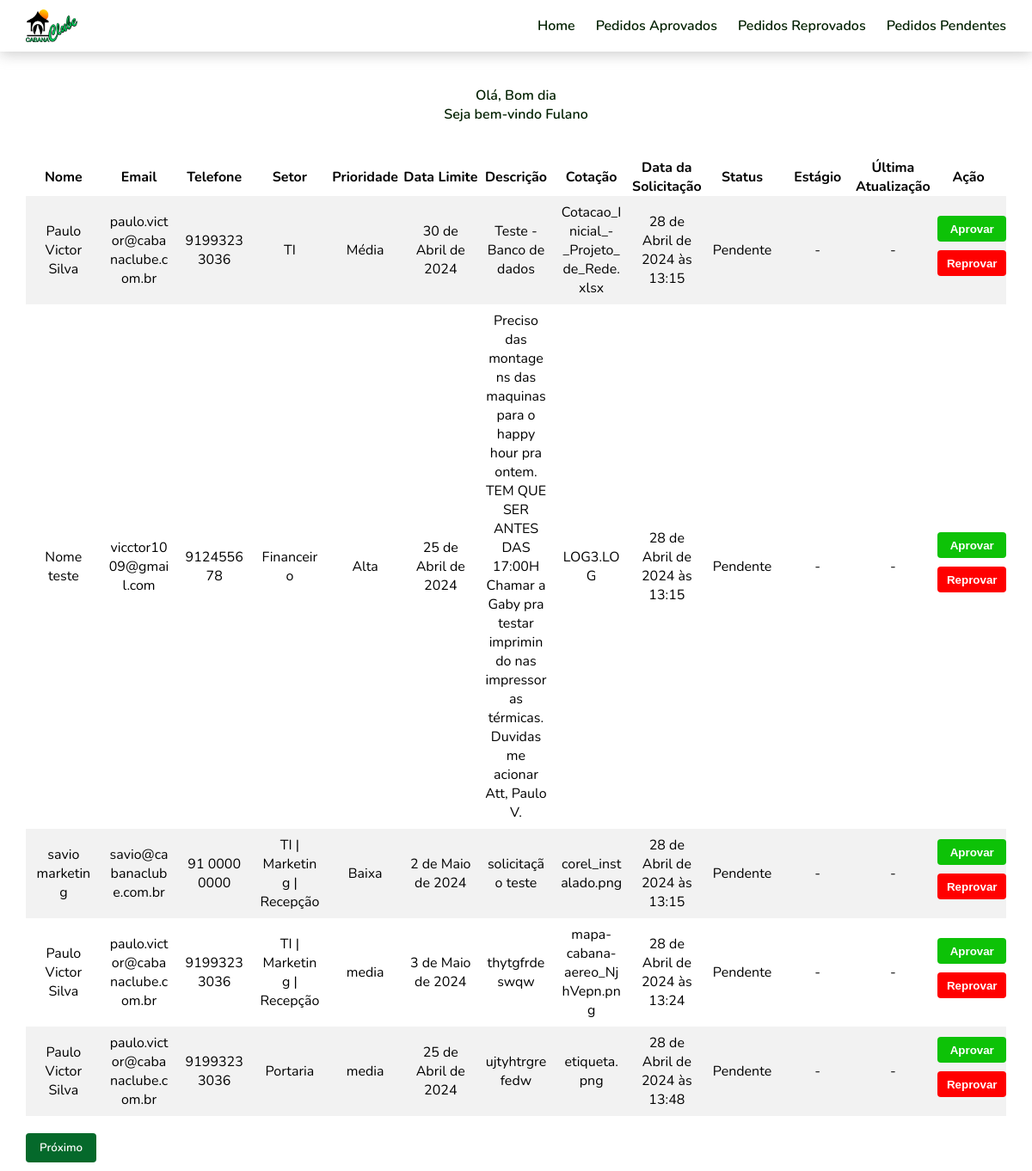
The page /autenticacao/home/ (signed in) on the database its author committed.
### Pedido/models.py (models this page shows, shortened)
class Dados(models.Model):
    nome = models.CharField(max_length=100)
    email = models.EmailField(max_length=100)
    telefone = models.CharField(max_length=100)
    setor = models.CharField(max_length=100)
    prioridade = models.CharField(max_length=100)
    data_limite = models.DateField(max_length=50)
    descricao = models.CharField(max_length=1000)
    arquivo = models.FileField()
    data_pedido = models.DateTimeField()
    status = models.CharField(max_length=50, default='Pendente')
    estagio = models.CharField(max_length=50, default='1/4')
    ultima_atualizacao = models.CharField(max_length=50, default='-')
    acao = models.CharField(max_length=50, null=True)

### Autenticacao/views.py (the view)
# urls.py: path('home/', views.home, name="home"),
@login_required(login_url="/autenticacao/")
def home(request):
    print('to aqui no home')
    dados = Dados.objects.all()
    dados_paginacao = Paginator(dados, 5)
    pagina_numero = request.GET.get('page')
    pagina = dados_paginacao.get_page(pagina_numero)
    return render(request, 'autenticado.html', {"pagina": pagina})

### Autenticacao/templates/autenticado.html (shortened to what this page needs)
{% load static %}
<!DOCTYPE html>
<html lang="pt-br">
<head>
    <link rel="stylesheet" href="{% static 'Autenticacao/css/autenticado.css' %}">
</head>
<body>
    <header>
        <nav>
            <img class="logo" src="{% static 'Autenticacao/img/logo.png' %}" alt="">
            <ul>
                <li><a href="#">Home</a></li>
                <li><a href="#">Pedidos Aprovados</a></li>
                <li><a href="#">Pedidos Reprovados</a></li>
                <li><a href="#">Pedidos Pendentes</a></li>
            </ul>
        </nav>
    </header>
    <h1>Olá, Bom dia<br>Seja bem-vindo Fulano</h1>
    <div class="tabela">
        <table>
            <tr>
                <th>Nome</th>
                <th>Email</th>
                <th>Telefone</th>
                <th>Setor</th>
                <th>Prioridade</th>
                <th>Data Limite</th>
                <th>Descrição</th>
                <th>Cotação</th>
                <th>Data da Solicitação</th>
                <th>Status</th>
                <th>Estágio</th>
                <th>Última Atualização</th>
                <th>Ação</th>
            </tr>
            {% for dado in pagina.object_list %}
                <tr>
                    <td>{{dado.nome}}</td>
                    <td>{{dado.email}}</td>
                    <td>{{dado.telefone}}</td>
                    <td>{{dado.setor}}</td>
                    <td>{{dado.prioridade}}</td>
                    <td>{{dado.data_limite}}</td>
                    <td>{{dado.descricao}}</td>
                    <td>{{dado.arquivo}}</td>
                    <td>{{dado.data_pedido}}</td>
                    <td>{{dado.status}}</td>
                    <td>{{dado.estagio}}</td>
                    <td>{{dado.ultima_atualizacao}}</td>
                    <td>
                        <button type="submit" class="aprovar">Aprovar</button>
                        <button type="submit" class="reprovar">Reprovar</button>
                    </td>
                </tr>
            {% endfor %}
        </table>
    </div>
    <div class="link-paginacao">
        <div class="tags_a">
            {% if pagina.has_next %}
                <a class="proximo" href="{% url 'home' %}?page={{pagina.next_page_number}}">Próximo</a>
            {% endif %}
        </div>
    </div>
</body>
</html>

### Autenticacao/static/Autenticacao/css/autenticado.css (style rules this page uses)
* { margin: 0; padding: 0; box-sizing: border-box; }
body { font-family: 'Nunito', sans-serif; width: 100vw; }
header { width: 100%; height: 60px; background-color: #ffffff; display: flex; justify-content: center; box-shadow: 0px 3px 15px rgba(153, 153, 153, 0.493); }
nav { width: 95%; height: 100%; display: flex; align-items: center; justify-content: space-between; }
img { width: 60px; }
nav ul { display: flex; gap: 24px; list-style-type: none; }
nav ul li a { font-weight: 530; color: #022001; text-decoration: none; }
h1 { margin-top: 40px; margin-bottom: 40px; font-weight: 600; color: #022001; font-size: 12pt; text-align: center; }
.tabela { overflow-x: auto; display: flex; justify-content: center; }
table { border-collapse: collapse; width: 95%; table-layout: fixed; }
td { text-align: center; padding: 8px; max-height: 250px; overflow-y: auto; text-overflow: ellipsis; word-wrap: break-word; max-width: 200px; text-overflow: ellipsis; }
td > button { width: 80px; height: 30px; cursor: pointer; color: white; font-weight: 550; border-radius: 4px; border: none; margin-bottom: 10px; }
.aprovar { background-color: #0dc207; }
.reprovar { background-color: red; }
tr:nth-child(even) { background-color: #f2f2f2; }
.link-paginacao { width: 100%; display: flex; justify-content: center; margin-top: 20px; }
.tags_a { width: 95%; display: flex; align-items: center; justify-content: space-between; }
.tags_a > a { padding: 8px 16px; cursor: pointer; color: white; font-weight: 600; font-size: 10pt; border-radius: 4px; border: none; margin-bottom: 10px; text-decoration: none; }
.proximo { background-color: #05692b; }

### rows shown on the page
Dados: nome "Paulo Victor Silva", email "paulo.victor@cabanaclube.com.br", telefone "91993233036", setor "TI", prioridade "Média", data_limite "30 de Abril de 2024", descricao "Teste - Banco de dados", arquivo "Cotacao_Inicial_-_Projeto_de_Rede.xlsx", data_pedido "28 de Abril de 2024 às 13:15", status "Pendente", estagio "-", ultima_atualizacao "-"
Dados: nome "Nome teste", email "vicctor1009@gmail.com", telefone "912455678", setor "Financeiro", prioridade "Alta", data_limite "25 de Abril de 2024", descricao "Preciso das montagens das maquinas para o happy hour pra ontem. TEM QUE SER ANTES DAS 17:00H Chamar a Gaby pra testar imprimindo nas impressoras térmicas. Duvidas me acionar Att, Paulo V.", arquivo "LOG3.LOG", data_pedido "28 de Abril de 2024 às 13:15", status "Pendente", estagio "-", ultima_atualizacao "-"
Dados: nome "savio marketing", email "savio@cabanaclube.com.br", telefone "91 0000 0000", setor "TI | Marketing | Recepção", prioridade "Baixa", data_limite "2 de Maio de 2024", descricao "solicitação teste", arquivo "corel_instalado.png", data_pedido "28 de Abril de 2024 às 13:15", status "Pendente", estagio "-", ultima_atualizacao "-"
Dados: nome "Paulo Victor Silva", email "paulo.victor@cabanaclube.com.br", telefone "91993233036", setor "TI | Marketing | Recepção", prioridade "media", data_limite "3 de Maio de 2024", descricao "thytgfrdeswqw", arquivo "mapa-cabana-aereo_NjhVepn.png", data_pedido "28 de Abril de 2024 às 13:24", status "Pendente", estagio "-", ultima_atualizacao "-"
Dados: nome "Paulo Victor Silva", email "paulo.victor@cabanaclube.com.br", telefone "91993233036", setor "Portaria", prioridade "media", data_limite "25 de Abril de 2024", descricao "ujtyhtrgrefedw", arquivo "etiqueta.png", data_pedido "28 de Abril de 2024 às 13:48", status "Pendente", estagio "-", ultima_atualizacao "-"
